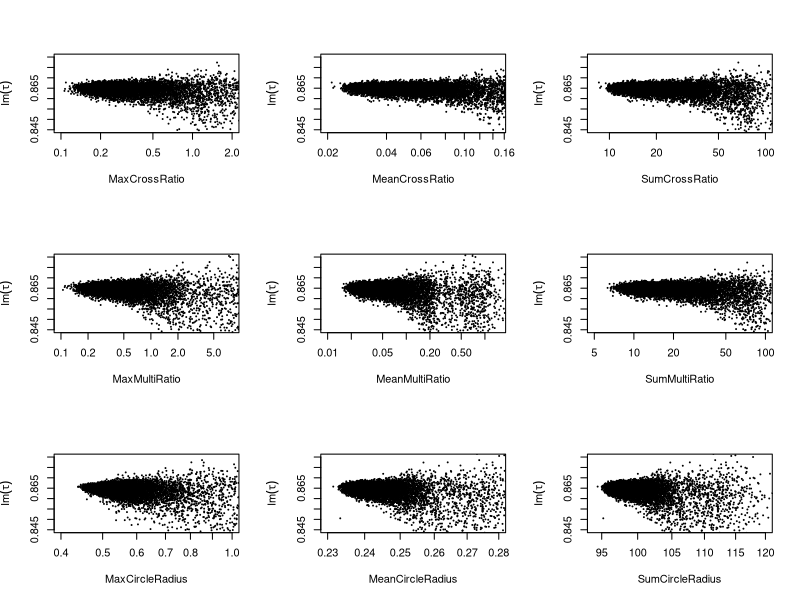

Here is the R script that generated this plot:
data = read.table("qualityComparison.dat")
pdf('qualityComparison.pdf', width=7.0, height=7.0)
par(mfrow=c(3,3))
plot(data$V9, data$V8, log="x", pch=20, cex=0.1, xlim=c(0.1,2.0), ylim=c(0.845,0.88), xlab="MaxCrossRatio", ylab=expression(Im(tau)))
plot(data$V10, data$V8, log="x", pch=20, cex=0.1, xlim=c(0.02,0.15), ylim=c(0.845,0.88), xlab="MeanCrossRatio", ylab=expression(Im(tau)))
plot(data$V11, data$V8, log="x", pch=20, cex=0.1, xlim=c(8.0, 100), ylim=c(0.845,0.88), xlab="SumCrossRatio", ylab=expression(Im(tau)))
plot(data$V12, data$V8, log="x", pch=20, cex=0.1, xlim=c(0.1,8.0), ylim=c(0.845,0.88), xlab="MaxMultiRatio", ylab=expression(Im(tau)))
plot(data$V13, data$V8, log="x", pch=20, cex=0.1, xlim=c(0.01,1.5), ylim=c(0.845,0.88), xlab="MeanMultiRatio", ylab=expression(Im(tau)))
plot(data$V14, data$V8, log="x", pch=20, cex=0.1, xlim=c(5.0,100.0), ylim=c(0.845,0.88), xlab="SumMultiRatio", ylab=expression(Im(tau)))
plot(data$V15, data$V8, log="x", pch=20, cex=0.1, xlim=c(0.4,1.0), ylim=c(0.845,0.88), xlab="MaxCircleRadius", ylab=expression(Im(tau)))
plot(data$V16, data$V8, log="x", pch=20, cex=0.1, xlim=c(0.23,0.28), ylim=c(0.845,0.88), xlab="MeanCircleRadius", ylab=expression(Im(tau)))
plot(data$V17, data$V8, log="x", pch=20, cex=0.1, xlim=c(94,120.0), ylim=c(0.845,0.88), xlab="SumCircleRadius", ylab=expression(Im(tau)))
dev.off()